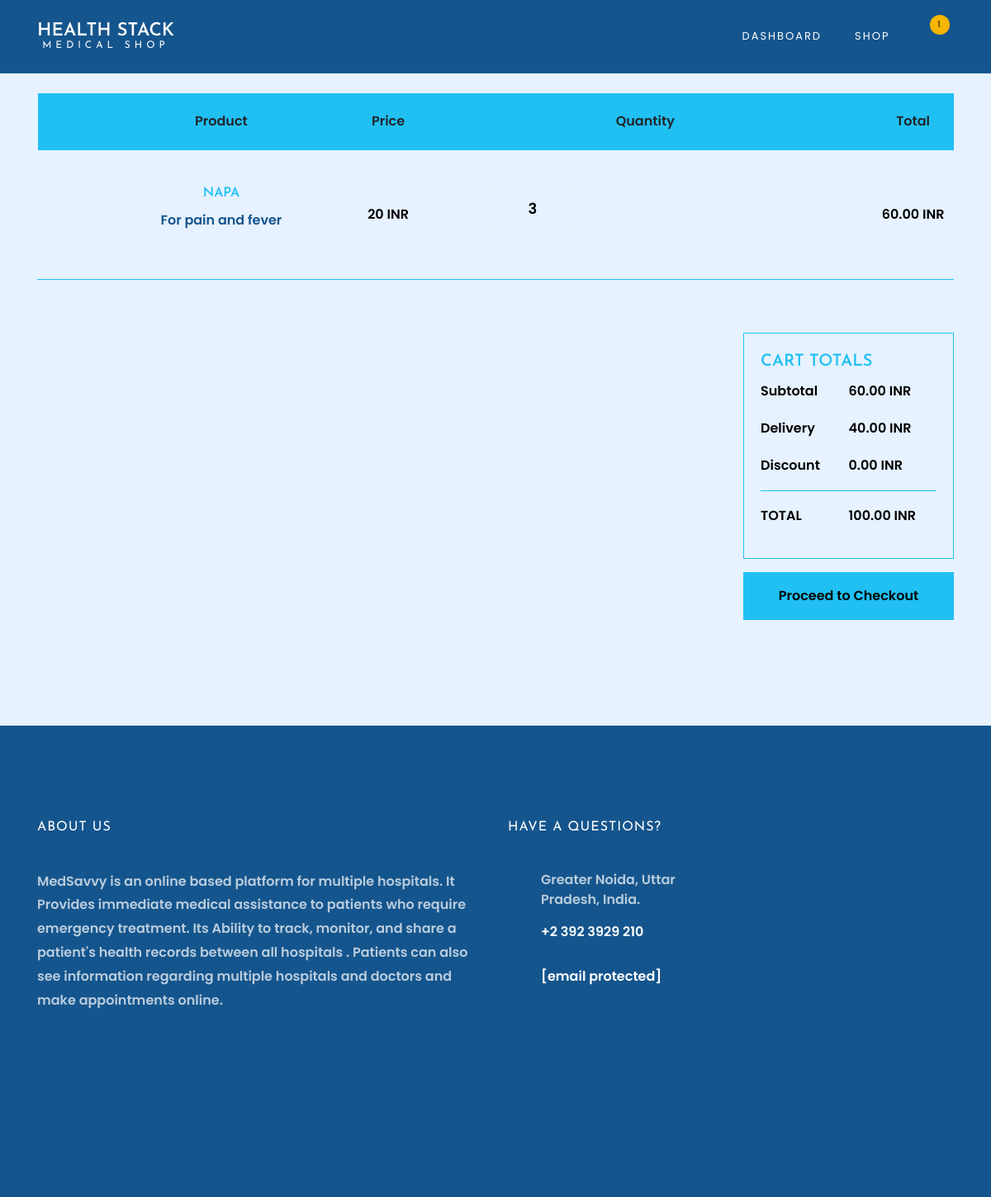
Screenshot of /pharmacy/cart/ (signed in) with the database file from the repository.
### pharmacy/models.py (models this page shows, shortened)
class Order(models.Model):
    orderitems = models.ManyToManyField(Cart)
    user = models.ForeignKey(settings.AUTH_USER_MODEL, on_delete=models.CASCADE)
    ordered = models.BooleanField(default=False)
    created = models.DateTimeField(auto_now_add=True)
    payment_status = models.CharField(max_length=200, blank=True, null=True)
    trans_ID = models.CharField(max_length=200, blank=True, null=True)
    def get_totals(self):
        total = 0
        for order_item in self.orderitems.all():
            total += float(order_item.get_total())
        return total
    def count_cart_items(self):
        return self.orderitems.count()
    def final_bill(self):
        delivery_price= 40.00
        Bill = self.get_totals()+ delivery_price
        float_Bill = format(Bill, '0.2f')
        return float_Bill

class Cart(models.Model):
    user = models.ForeignKey(settings.AUTH_USER_MODEL, on_delete=models.CASCADE, related_name='cart')
    item = models.ForeignKey(Medicine, on_delete=models.CASCADE)
    quantity = models.IntegerField(default=1)
    purchased = models.BooleanField(default=False)
    created = models.DateTimeField(auto_now_add=True)
    updated = models.DateTimeField(auto_now=True)
    def get_total(self):
        total = self.item.price * self.quantity
        float_total = format(total, '0.2f')
        return float_total

class Medicine(models.Model):
    MEDICINE_TYPE = (
        ('tablets', 'tablets'),
        ('syrup', 'syrup'),
        ('capsule', 'capsule'),
        ('general', 'general'),
    )
    REQUIREMENT_TYPE = (
        ('yes', 'yes'),
        ('no', 'no'),
    )
    MEDICINE_CATEGORY = (
        ('fever', 'fever'),
        ('pain', 'pain'),
        ('cough', 'cough'),
        ('cold', 'cold'),
        ('flu', 'flu'),
        ('diabetes', 'diabetes'),
        ('eye', 'eye'),
        ('ear', 'ear'),
        ('allergy', 'allergy'),
        ('asthma', 'asthma'),
        ('bloodpressure', 'bloodpressure'),
        ('heartdisease', 'heartdisease'),
        ('vitamins', 'vitamins'),
        ('digestivehealth', 'digestivehealth'),
        ('skin', 'skin'),
        ('infection', 'infection'),
        ('nurological', 'nurological'),
    )
    serial_number = models.AutoField(primary_key=True)
    medicine_id = models.CharField(max_length=200, null=True, blank=True)
    name = models.CharField(max_length=200, null=True, blank=True)
    weight = models.CharField(max_length=200, null=True, blank=True)
    quantity = models.IntegerField(null=True, blank=True, default=0)
    featured_image = models.ImageField(upload_to='medicines/', default='medicines/default.png', null=True, blank=True)
    description = models.TextField(null=True, blank=True)
    medicine_type = models.CharField(max_length=200, choices=MEDICINE_TYPE, null=True, blank=True)
    medicine_category = models.CharField(max_length=200, choices=MEDICINE_CATEGORY, null=True, blank=True)
    price = models.IntegerField(null=True, blank=True, default=0)
    stock_quantity = models.IntegerField(null=True, blank=True, default=0)
    Prescription_reqiuired = models.CharField(max_length=200, choices=REQUIREMENT_TYPE, null=True, blank=True)

### pharmacy/views.py (the view)
# urls.py: path('cart/', views.cart_view, name='cart'),
@csrf_exempt
@login_required(login_url="login")
def cart_view(request):
    if request.user.is_authenticated and request.user.is_patient:
        patient = Patient.objects.get(user=request.user)
        medicines = Medicine.objects.all()
        carts = Cart.objects.filter(user=request.user, purchased=False)
        orders = Order.objects.filter(user=request.user, ordered=False)
        if carts.exists() and orders.exists():
            order = orders[0]
            context = {'carts': carts,'order': order}
            return render(request, 'Pharmacy/cart.html', context)
        else:
            messages.warning(request, "You don't have any item in your cart!")
            context = {'patient': patient,'medicines': medicines}
            return render(request, 'pharmacy/shop.html', context)
    else:
        logout(request)
        messages.info(request, 'Not Authorized')
        return render(request, 'patient-login.html')

### templates/Pharmacy/cart.html (shortened to what this page needs)
{% load static %}
<!DOCTYPE html>
<html lang="en">
<head>
  <link rel="stylesheet" href="{% static 'MedSavvy-System\pharmacy_assets\css\open-iconic-bootstrap.min.css'%}">
  <link rel="stylesheet" href="{% static 'MedSavvy-System\pharmacy_assets\css\animate.css'%}">
  <link rel="stylesheet" href="{% static 'MedSavvy-System\pharmacy_assets\css\owl.carousel.min.css'%}">
  <link rel="stylesheet" href="{% static 'MedSavvy-System\pharmacy_assets\css\owl.theme.default.min.css'%}">
  <link rel="stylesheet" href="{% static 'MedSavvy-System\pharmacy_assets\css\magnific-popup.css'%}">
  <link rel="stylesheet" href="{% static 'MedSavvy-System\pharmacy_assets\css\owl.theme.default.min.css'%}">
  <link rel="stylesheet" href="{% static 'MedSavvy-System\pharmacy_assets\css\aos.css'%}">
  <link rel="stylesheet" href="{% static 'MedSavvy-System\pharmacy_assets\css\ionicons.min.css'%}">
  <link rel="stylesheet" href="{% static 'MedSavvy-System\pharmacy_assets\css\bootstrap-datepicker.css'%}">
  <link rel="stylesheet" href="{% static 'MedSavvy-System\pharmacy_assets\css\jquery.timepicker.css'%}">
  <link rel="stylesheet" href="{% static 'MedSavvy-System\pharmacy_assets\css\flaticon.css'%}">
  <link rel="stylesheet" href="{% static 'MedSavvy-System\pharmacy_assets\css\icomoon.css'%}">
  <link rel="stylesheet" href="{% static 'MedSavvy-System\pharmacy_assets\css\style.css'%}">
</head>
<body>
  <nav class="navbar navbar-expand-lg navbar-dark ftco_navbar bg-dark ftco-navbar-light" id="ftco-navbar">
    <div class="container">
      <a class="navbar-brand" href="">Health Stack<small>Medical Shop</small>
      </a>
      <div class="collapse navbar-collapse" id="ftco-nav">
        <ul class="navbar-nav ml-auto">
          <li class="nav-item"><a href="{% url 'patient-dashboard'%}" class="nav-link">Dashboard</a></li>
          <li class="nav-item"><a href="{% url 'pharmacy_shop' %}"class="nav-link">Shop</a></li>
          <li class="nav-item cart">
            <a href="{% url 'cart' %}" class="nav-link">
              <span class="icon icon-shopping_cart"></span>
              <span class="bag d-flex justify-content-center align-items-center">
                <small>{{order.count_cart_items}}</small>
              </span>
            </a>
          </li>
        </ul>
      </div>
    </div>
  </nav>
  <section class="ftco-section ftco-cart">
    <div class="container">
      <div class="row">
        <div class="col-md-12 ftco-animate">
          <div class="cart-list">
            <table class="table">
              <thead class="thead-primary">
                <tr class="text-center">
                  <th>&nbsp;</th>
                  <th>Product</th>
                  <th>Price</th>
                  <th>Quantity</th>
                  <th>Total</th>
                </tr>
              </thead>
              <tbody>
                {% for cart in carts %}
                  <tr class="text-center">
                    <td class="product-remove"><a href="{% url 'remove-item' pk=cart.item.pk  %}"><span class="icon-close"></span></a></td>
                    <td class="product-name">
                      <h3>{{ cart.item.name }}</h3>
                      <p>{{ cart.item.description}}</p>
                    </td>
                    <td class="price">{{ cart.item.price }} INR</td>
                    <td>
                      <div class="input-group col-md-6 d-flex mb-3">
                        <span class="input-group-btn mr-2">
                          <a href="{% url 'decrease-item' pk=cart.item.pk %}"><button type="button" class="quantity-left-minus btn" data-type="minus" data-field="">
                            <i class="icon-minus"></i>
                          </button>
                          </a>
                        </span>
                        <input type="text" id="quantity" name="quantity" class="form-control input-number" value="{{ cart.quantity }}"
                          min="1" max="100">
                        <span class="input-group-btn ml-2">
                          <a class="mr-2" href="{% url 'increase-item' pk=cart.item.pk %}">
                            <button type="button" class="quantity-right-plus btn" data-type="plus" data-field="">
                            <i class="icon-plus"></i>
                            </button>
                          </a>
                        </span>
                      </div>
                    </td>
                    <td class="total">{{ cart.get_total }} INR</td>
                  </tr>
                {% endfor %}
              </tbody>
            </table>
          </div>
        </div>
      </div>
      <div class="row justify-content-end">
        <div class="col col-lg-3 col-md-6 mt-5 cart-wrap ftco-animate">
          <div class="cart-total mb-3">
            <h3>Cart Totals</h3>
            <p class="d-flex">
              <span>Subtotal</span>
              <span>{{ order.get_totals | floatformat:2 }} INR</span>
            </p>
            <p class="d-flex">
              <span>Delivery</span>
              <span> 40.00 INR</span>
            </p>
            <p class="d-flex">
              <span>Discount</span>
              <span> 0.00 INR</span>
            </p>
            <hr>
            <p class="d-flex total-price">
              <span>Total</span>
              <span>{{ order.final_bill | floatformat:2 }} INR</span>
            </p>
          </div>
          <p class="text-center"><a href="{% url 'ssl-payment-request-medicine' pk=order.user.patient.patient_id id=order.id %}" class="btn btn-primary py-3 px-4">Proceed to Checkout</a></p>
        </div>
      </div>
    </div>
  </section>
  <footer class="ftco-footer ftco-section img">
    <div class="container">
      <div class="row mb-5">
        <div class="col-lg-6 col-md-6 mb-5 mb-md-5">
          <div class="ftco-footer-widget mb-8">
            <h2 class="ftco-heading-2">About Us</h2>
            <p>MedSavvy is an online based platform for multiple hospitals.
              It Provides immediate medical assistance to patients who require emergency treatment.
              Its Ability to track, monitor, and share a patient's health records between all hospitals
              . Patients can also see information regarding multiple hospitals and doctors and make
              appointments online.
            </p>
          </div>
        </div>
        <div class="col-lg-3 col-md-6 mb-5 mb-md-5">
          <div class="ftco-footer-widget mb-4">
            <h2 class="ftco-heading-2">Have a Questions?</h2>
            <div class="block-23 mb-3">
              <ul>
                <li><span class="icon icon-map-marker"></span><span class="text">Greater Noida, Uttar Pradesh, India.</span></li>
                <li><a href="#"><span class="icon icon-phone"></span><span class="text">+2 392 3929 210</span></a></li>
                <li><a href="#"><span class="icon icon-envelope"></span><span class="text"><span class="__cf_email__"
                        data-cfemail="bed7d0d8d1fec7d1cbccdad1d3dfd7d090ddd1d3">[email&#160;protected]</span></span></a>
                </li>
              </ul>
            </div>
          </div>
        </div>
      </div>
    </div>
  </footer>
</body>
</html>

### static/MedSavvy-System/pharmacy_assets/css/icomoon.css (style rules this page uses)
[class^="icon-"], [class*=" icon-"] { font-family: 'icomoon' !important; speak: none; font-style: normal; font-weight: normal; font-variant: normal; text-transform: none; line-height: 1; -webkit-font-smoothing: antialiased; -moz-osx-font-smoothing: grayscale; }
.icon-plus:before { content: "\f067"; color: black; }
.icon-minus:before { content: "\f068"; color:black; }
.icon-close:before { content: "\f00d"; }
.icon-map-marker:before { content: "\f041"; }
.icon-phone:before { content: "\f095"; }
.icon-envelope:before { content: "\f0e0"; }
.icon-shopping_cart:before { content: "\e8cc"; }

### rows the page displays
Order: count_cart_items "1", get_totals "60.00", final_bill "100.00"
Cart: item.name "NAPA", item.description "For pain and fever", item.price "20", quantity "3", get_total "60.00"
